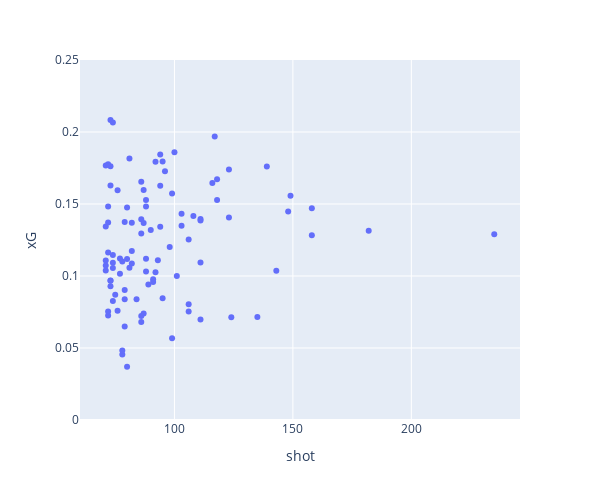

Write notebook code for a chart like this one.
### Code cell
t_df = df1.reset_index()
fig = px.scatter(data_frame=df1.reset_index(), y="xG", x="shot", custom_data='player_name', width=600, height=500)
#fig.update_xaxes(range=[0, 0.25])
fig.update_yaxes(range=[0, 0.25])
fig.update_layout(showlegend=False)
fig.update_traces(hovertemplate = "player : %{customdata} <br>" + 
                  '<br>' + 
                  'xG : %{y} <br>' + 
                  'Shot : %{x}')
fig.show()

### Figure 1 — Plotly figure (JSON) as saved in the notebook; plotly's stock layout.template omitted (floating-point values rounded to 4 significant figures)
{"data": [{"customdata": [["Alejandro Darío Gómez"], ["Aleksandar Mitrović"], ["Alexandre Lacazette"], ["Alexis Alejandro Sánchez Sánchez"], ["Andrea Belotti"], ["Andy Delort"], ["Anthony Modeste"], ["Antoine Griezmann"], ["Antonio Candreva"], ["Aritz Aduriz Zubeldia"], ["Bamidele Alli"], ["Borja González Tomás"], ["Carlos Arturo Bacca Ahumada"], ["Charles Días Barbosa de Oliveira"], ["Cheikh N''Doye"], ["Christian Dannemann Eriksen"], ["Claudio Beauvue"], ["Cristiano Ronaldo dos Santos Aveiro"], ["Cyril Théréau"], ["Daniel Ciofani"], ["Daniel Didavi"], ["Deyverson Brum Silva Acosta"], ["Domenico Berardi"], ["Eder Citadin Martins"], ["Edin Džeko"], ["Edinson Roberto Cavani Gómez"], ["Fabio Quagliarella"], ["Fabián Ariel Orellana Valenzuela"], ["Federico Dionisi"], ["Franco Damián Vázquez"], ["Gareth Frank Bale"], ["Giacomo Bonaventura"], ["Giampaolo Pazzini"], ["Giovanni-Guy Yann Sio"], ["Gnégnéri Yaya Touré"], ["Gonzalo Gerardo Higuaín"], ["Graziano Pellè"], ["Gylfi Þór Sigurðsson"], ["Hakan Çalhanoğlu"], ["Harry Kane"], ["Hatem Ben Arfa"], ["Henrikh Mkhitaryan"], ["Iago Aspas Juncal"], ["Ivan Perišić"], ["Jamie Vardy"], ["Javier Guerra Rodríguez"], ["Jermain Defoe"], ["Jonathan Viera Ramos"], ["Josip Iličić"], ["José Luis Morales Nogales"], ["José Salomón Rondón Giménez"], ["Karim Bellarabi"], ["Karim Benzema"], ["Kevin Gameiro"], ["Klaas-Jan Huntelaar"], ["Lionel Andrés Messi Cuccittini"], ["Lorenzo Insigne"], ["Lucas Pérez Martínez"], ["Luis Alberto Romero Alconchel"], ["Luis Alberto Suárez Díaz"], ["Manuel Agudo Durán"], ["Marek Hamšík"], ["Marko Arnautović"], ["Martin Braithwaite Christensen"], ["Massimo Maccarone"], ["Matt Ritchie"], ["Michy Batshuayi Tunga"], ["Mohamed Salah"], ["Neymar da Silva Santos Junior"], ["Nicolas de Roussel de Préville"], ["Nikola Kalinić"], ["Odion Jude Ighalo"], ["Olivier Giroud"], ["Paul Pogba"], ["Paulo Bruno Exequiel Dybala"], ["Philippe Coutinho Correia"], ["Pierre-Emerick Aubameyang"], ["Raffael Caetano de Araújo"], ["Raúl García Escudero"], ["Riccardo Saponara"], ["Riyad Mahrez"], ["Robert Lewandowski"], ["Romelu Lukaku Menama"], ["Ronny Rodelin"], ["Ross Barkley"], ["Rubén Castro Martín"], ["Rubén Rochina Naixes"], ["Sadio Mané"], ["Sandro Wagner"], ["Sergio Leonel Agüero del Castillo"], ["Stephan El Shaarawy"], ["Thomas Müller"], ["Tiago Manuel Dias Correia"], ["Troy Deeney"], ["Wayne Mark Rooney"], ["Wissam Ben Yedder"], ["Yannis Salibur"], ["Youssef El-Arabi"], ["Zlatan Ibrahimović"]], "hovertemplate": "player : %{customdata} <br><br>xG : %{y} <br>Shot : %{x}", "legendgroup": "", "marker": {"color": "#636efa", "symbol": "circle"}, "mode": "markers", "name": "", "orientation": "v", "showlegend": false, "type": "scatter", "x": [87, 80, 95, 111, 73, 143, 111, 99, 90, 96, 73, 94, 81, 86, 71, 99, 75, 235, 76, 77, 93, 72, 88, 80, 88, 86, 101, 77, 86, 106, 91, 106, 79, 71, 74, 182, 82, 89, 86, 158, 92, 78, 82, 74, 118, 71, 88, 88, 74, 72, 72, 72, 100, 73, 73, 158, 135, 98, 79, 139, 81, 84, 72, 108, 82, 79, 123, 73, 123, 91, 74, 111, 103, 124, 106, 111, 117, 71, 79, 73, 87, 149, 116, 76, 95, 103, 78, 86, 87, 118, 74, 92, 80, 94, 71, 94, 78, 72, 148], "xaxis": "x", "y": [0.07393, 0.1475, 0.1795, 0.1094, 0.1762, 0.1037, 0.1395, 0.1572, 0.1319, 0.1727, 0.09692, 0.1844, 0.1816, 0.1394, 0.1039, 0.05672, 0.0869, 0.1289, 0.1596, 0.1121, 0.111, 0.1163, 0.1031, 0.1118, 0.1528, 0.1654, 0.09993, 0.1015, 0.06804, 0.08035, 0.09775, 0.07539, 0.1375, 0.1343, 0.08259, 0.1314, 0.1087, 0.0941, 0.07228, 0.1282, 0.1026, 0.1102, 0.1371, 0.1056, 0.1672, 0.1768, 0.1483, 0.112, 0.1146, 0.07258, 0.1372, 0.07531, 0.1859, 0.2083, 0.1628, 0.1471, 0.07145, 0.1202, 0.0903, 0.176, 0.1058, 0.08394, 0.1482, 0.1417, 0.1173, 0.06494, 0.1406, 0.09673, 0.174, 0.09575, 0.2066, 0.1385, 0.1349, 0.07136, 0.1253, 0.06973, 0.1969, 0.1108, 0.08384, 0.09286, 0.1367, 0.1557, 0.1646, 0.07591, 0.08453, 0.1433, 0.04556, 0.1295, 0.1597, 0.1528, 0.1092, 0.1794, 0.03698, 0.1342, 0.1073, 0.1627, 0.04826, 0.1776, 0.1447], "yaxis": "y"}], "layout": {"height": 500, "legend": {"tracegroupgap": 0}, "margin": {"t": 60}, "showlegend": false, "width": 600, "xaxis": {"anchor": "y", "domain": [0, 1], "title": {"text": "shot"}}, "yaxis": {"anchor": "x", "domain": [0, 1], "range": [0, 0.25], "title": {"text": "xG"}}}}
